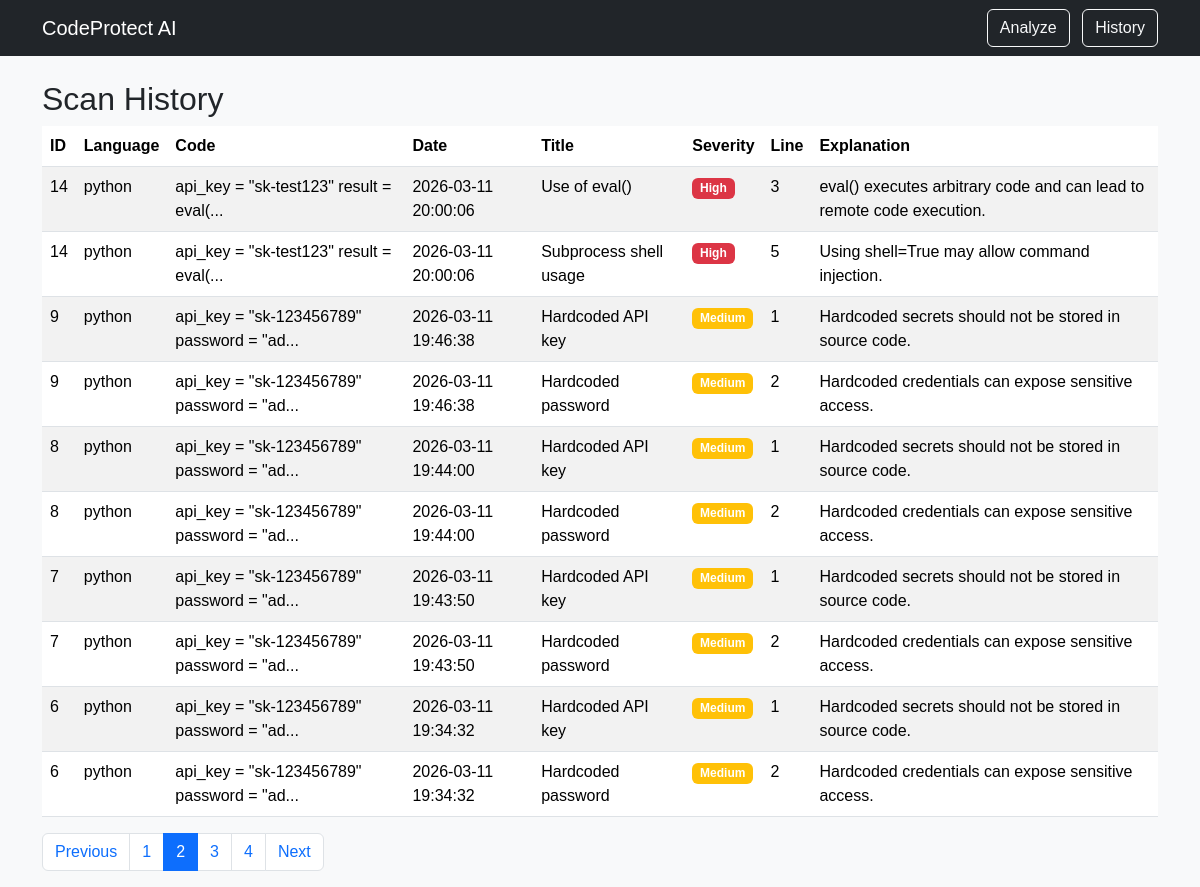
Page /history?page=2 on the committed database.
### tables this page shows
CREATE TABLE findings (
    id INTEGER PRIMARY KEY AUTOINCREMENT,
    scan_id INTEGER NOT NULL,
    title TEXT NOT NULL,
    severity TEXT NOT NULL,
    line INTEGER,
    explanation TEXT NOT NULL,
    FOREIGN KEY(scan_id) REFERENCES scans(id)
);

CREATE TABLE scans (
    id INTEGER PRIMARY KEY AUTOINCREMENT,
    language TEXT NOT NULL,
    code TEXT NOT NULL,
    created_at TIMESTAMP DEFAULT CURRENT_TIMESTAMP
);

### app.py (the view)
@app.route("/history", methods=["GET"])
def history():
    page = request.args.get("page", 1, type=int)
    per_page = 10
    offset = (page - 1) * per_page
    db = sqlite3.connect("scans.db")
    cursor = db.cursor()
    cursor.execute(
        "SELECT COUNT(*) FROM scans JOIN findings ON scans.id = findings.scan_id"
    )
    total_rows = cursor.fetchone()[0]
    cursor.execute(
        "SELECT * FROM scans JOIN findings ON scans.id = findings.scan_id ORDER BY created_at DESC LIMIT ? OFFSET ?",
        (per_page, offset),
    )
    history = cursor.fetchall()
    db.close()
    total_pages = math.ceil(total_rows / per_page)
    return render_template(
        "history.html", history=history, page=page, total_pages=total_pages
    )

### templates/history.html
{% extends "base.html" %}
{% block content %}
<h2>Scan History</h2>
<table class="table table-striped">
<thead>
    <tr>
    <th>ID</th>
    <th>Language</th>
    <th>Code</th>
    <th>Date</th>
    <th>Title</th>
    <th>Severity</th>
    <th>Line</th>
    <th>Explanation</th>
    </tr>
</thead>
<tbody>
    {% for finding in history %}
        <tr>
        <td>{{ finding[0] }}</td>
        <td>{{ finding[1] }}</td>
        <td>{{ finding[2][:40] }}...</td>
        <td>{{ finding[3] }}</td>
        <td>{{ finding[6] }}</td>
        <td>
        <span class="badge
        {% if finding[7] == 'High' %}bg-danger
        {% elif finding[7] == 'Medium' %}bg-warning
        {% else %}bg-secondary
        {% endif %}">
        {{ finding[7] }}
        </span>
        </td>
        <td>{{ finding[8] }}</td>
        <td>{{ finding[9] }}</td>
        </tr>
    {% endfor %}
</tbody>
</table>
<nav>
    <ul class="pagination">
    {% if page > 1 %}
        <li class="page-item">
        <a class="page-link" href="/history?page={{ page-1 }}">Previous</a>
        </li>
    {% endif %}
    {% for p in range(1, total_pages + 1) %}
        <li class="page-item {% if p == page %}active{% endif %}">
        <a class="page-link" href="/history?page={{ p }}">{{ p }}</a>
        </li>
    {% endfor %}
    {% if page < total_pages %}
        <li class="page-item">
        <a class="page-link" href="/history?page={{ page+1 }}">Next</a>
        </li>
    {% endif %}
    </ul>
</nav>
{% endblock %}

### static/styles.css (style rules this page uses)
body { font-family: Arial, sans-serif; }

### rows in the picture
findings: finding "14", language "python", code "api_key = \"sk-test123\" result = eval(", created_at "2026-03-11 20:00:06", title "Use of eval()", severity "High", line "3", explanation "eval() executes arbitrary code and can lead to remote code execution."
findings: finding "14", language "python", code "api_key = \"sk-test123\" result = eval(", created_at "2026-03-11 20:00:06", title "Subprocess shell usage", severity "High", line "5", explanation "Using shell=True may allow command injection."
findings: finding "9", language "python", code "api_key = \"sk-123456789\" password = \"ad", created_at "2026-03-11 19:46:38", title "Hardcoded API key", severity "Medium", line "1", explanation "Hardcoded secrets should not be stored in source code."
findings: finding "9", language "python", code "api_key = \"sk-123456789\" password = \"ad", created_at "2026-03-11 19:46:38", title "Hardcoded password", severity "Medium", line "2", explanation "Hardcoded credentials can expose sensitive access."
findings: finding "8", language "python", code "api_key = \"sk-123456789\" password = \"ad", created_at "2026-03-11 19:44:00", title "Hardcoded API key", severity "Medium", line "1", explanation "Hardcoded secrets should not be stored in source code."
findings: finding "8", language "python", code "api_key = \"sk-123456789\" password = \"ad", created_at "2026-03-11 19:44:00", title "Hardcoded password", severity "Medium", line "2", explanation "Hardcoded credentials can expose sensitive access."
findings: finding "7", language "python", code "api_key = \"sk-123456789\" password = \"ad", created_at "2026-03-11 19:43:50", title "Hardcoded API key", severity "Medium", line "1", explanation "Hardcoded secrets should not be stored in source code."
findings: finding "7", language "python", code "api_key = \"sk-123456789\" password = \"ad", created_at "2026-03-11 19:43:50", title "Hardcoded password", severity "Medium", line "2", explanation "Hardcoded credentials can expose sensitive access."
findings: finding "6", language "python", code "api_key = \"sk-123456789\" password = \"ad", created_at "2026-03-11 19:34:32", title "Hardcoded API key", severity "Medium", line "1", explanation "Hardcoded secrets should not be stored in source code."
findings: finding "6", language "python", code "api_key = \"sk-123456789\" password = \"ad", created_at "2026-03-11 19:34:32", title "Hardcoded password", severity "Medium", line "2", explanation "Hardcoded credentials can expose sensitive access."

### other values in the picture
{{ p }} "1" "2" "3" "4"
